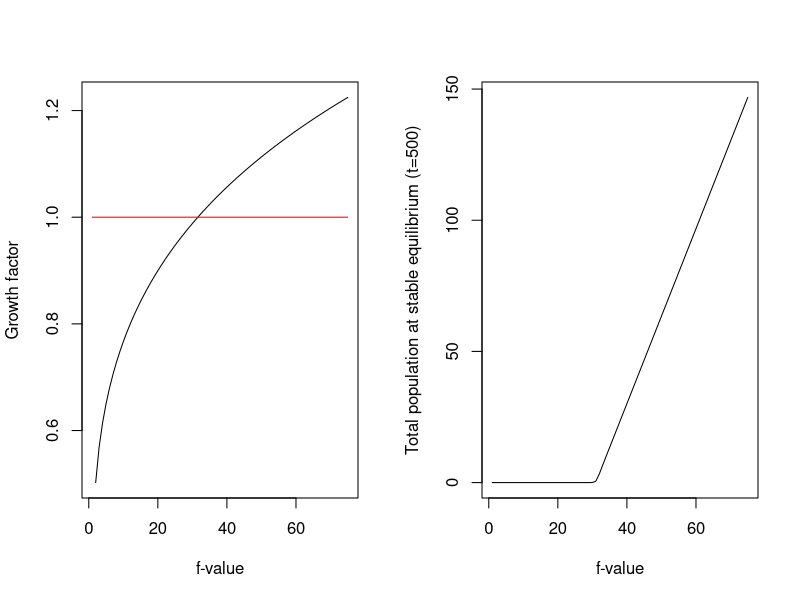

Reproduce this figure in R.
#load teasel data from WErner and Cassel (1977)
# A(N) is given by the teasel matrix TS with the 1,7 entry of 431 replaced by f/(1+a*sum(N)). 
##so we need to create a matrix of lambda for different fecudnity values based on f=c(1:75)


rm(list=ls())
#parameters
TS<-as.matrix(read.table("data/teasel_stage.txt")) #upload teasel data and convert from table into a matrix
nstg = nrow(TS) #tells us number of stages
n0 = c(2,rep(0,nstg-1)) #sets starting pop
n0
tf =50
vt = 1:tf #vector of times
a=.01
f=1
fmax=75

#Run the model through time
Nt=matrix(NA,nstg,tf) #starting empty matrix to fill with pop sizes through time
Nt[,1]=n0 #fill in initial population vector
Nt

leval=function(L) Re(eigen(L)$values[1]) #function find leading eigen value of a matrix
#calculate expected long-term growth factor

#maybe make a new TS_fecundity vector based on different values of f?
f=1
TS_fecun=matrix(NA,fmax,2)
TS_fecun[1,1]=f
Ntot=2
for(f in 1:(fmax-1)){
  TS_fecun[f+1,1]=f+1
  TS_fecun[f+1,2]=(f/(1+a*Ntot))
}

TS_fecun

#maybe try to make a for loop to fill in f_lambda matrix?
#make a matrix with column1=f, column2=lambda

f=1
f_lambda=matrix(NA,fmax,2)
f_lambda[1,1]=f
f_lambda

for(f in 1:(fmax-1)){
  f_lambda[f+1,1]=f+1 #this populates the f column with all the f values 1:75
  TS[1,7]=(TS_fecun[f+1,2])
  f_lambda[f+1,2]= leval(TS)#here we need to populate the lambda values, probably need to rebuild our leval function? but we need some way to update the TS matrix with a new fecundity based on f?
}
f_lambda


#############Part2################
#parameters
TS<-as.matrix(read.table("data/teasel_stage.txt")) #upload teasel data and convert from table into a matrix
nstg = nrow(TS) #tells us number of stages
n0 = c(2,rep(0,nstg-1)) #sets starting pop
n0
tf =50
vt = 1:tf #vector of times
a=.01
fmax=75
tf=500
a=.01
n0=c(2,0,0,0,0,0,0)
#Run the model through time
Nt=matrix(NA,nstg,tf) #starting empty matrix to fill with pop sizes through time
Nt[,1]=n0 #fill in initial population vector
Nt
#build a second matrix
Ntot_f=matrix(NA,fmax,2)
Ntot_f[1,1]=1
Ntot_f

###Double for loops### Is this working?
for(f in 1:fmax-1){
   Ntot_f[f+1,1]=f+1 #filling in f values
      for(t in 1:(tf-1)){ 
     Ntot=sum(Nt[,t]) #calculates Ntot for current time t
     TS[1,7]=(f/(1+a*Ntot)) #fills TS[1,7] with function value for set f
     Nt[,t+1] = TS%*%Nt[,t] #fills in rest of Nt matrix
     }
   Ntot_f[f+1,2]=sum(Nt[,500])
   } #runs the teasel matrix through time, giving us pop size for each age class for each time step up to 50

###PLOTS###
#1st plot of lambda vs f
mf = par(mfrow=c(1,2))
line_of_growth=1
plot(f_lambda[,1],f_lambda[,2],type="l",col="black",xlab="f-value", ylab="Growth factor")
lines(f_lambda[,1],rep(line_of_growth,fmax),col="red")
plot(Ntot_f[,1],Ntot_f[,2],type="l",col="black",xlab="f-value", ylab="Total population at stable equilibrium (t=500)")


